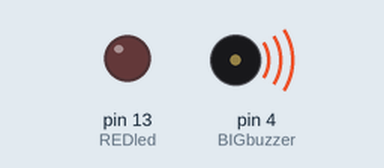
A sketch run on a simulated Arduino Uno, built with avr-gcc and run on an emulated ATmega328P. Shown: output pins drawn as LEDs (lit = HIGH), buzzer (waves = sounding, pin HIGH). The local clock reads 2024-03-15 10:24:30 at power-on unless the sketch sets it; what the sketch prints to the serial monitor is not drawn.

Above: at 0.05 s.
Timing chart, 0 to 3.0 s (numbered marks = the images above):
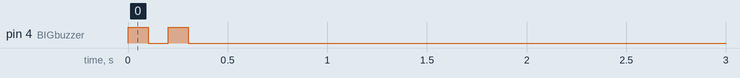

The sketch:

YagmurAlarm.ino
```cpp
#include <virtuabotixRTC.h>
int TMP_hour;


//ALARM AYARI!
int ALR_hour = 6;
int ALR_minute = 55;
boolean ALR_STS = false;
//

// Creation of the Real Time Clock Object
//SCLK -> 6, I/O -> 7, CE -> 8
virtuabotixRTC myRTC(6, 7, 8);
const int BIGbuzzer =  4;
const int REDled =  13;
const int PUSHbutton =  10;
void setup() {
  Serial.begin(9600);
  pinMode(BIGbuzzer, OUTPUT);
  pinMode(REDled, OUTPUT);
  pinMode(PUSHbutton, INPUT_PULLUP);


  // Set the current date, and time in the following format:
  // seconds, minutes, hours, day of the week, day of the month, month, year
  // myRTC.setDS1302Time(20, 17, 00, 5, 24, 6, 2015);
}

void loop() {
  // This allows for the update of variables for time or accessing the individual elements.

  // Her saat başında bir bipbip etmeye yarar.
  myRTC.updateTime();
  if (myRTC.hours != TMP_hour)
  {
    bipbip();
  }
  TMP_hour = myRTC.hours;


  //Alarmı kontrol et
  if (myRTC.hours == ALR_hour && myRTC.minutes == ALR_minute && ALR_STS == false) {
    Serial.println("Alarm başladı");
    digitalWrite(BIGbuzzer, HIGH);
    if (digitalRead(PUSHbutton) == LOW) {
      digitalWrite(BIGbuzzer, LOW);
      Serial.println("Alarm durdu");
      ALR_STS = true;
    }

  }


  // Start printing elements as individuals
  Serial.print("Tarih / Saat: ");
  Serial.print(myRTC.dayofmonth);
  Serial.print("/");
  Serial.print(myRTC.month);
  Serial.print("/");
  Serial.print(myRTC.year);
  Serial.print(" ");
  Serial.print(myRTC.hours);
  Serial.print(":");
  Serial.print(myRTC.minutes);
  Serial.print(":");
  Serial.println(myRTC.seconds);

  // Delay so the program doesn't print non-stop
  delay( 1000);
}

void bipbip() {
  digitalWrite(BIGbuzzer, HIGH);
  delay(100);
  digitalWrite(BIGbuzzer, LOW);
  delay(100);
  digitalWrite(BIGbuzzer, HIGH);
  delay(100);
  digitalWrite(BIGbuzzer, LOW);
}
```

Measured:
- by itself, pin 4 (BIGbuzzer): alternates HIGH for 0.10 s and LOW for 0.10 s, 4 changes in all, then stays LOW
